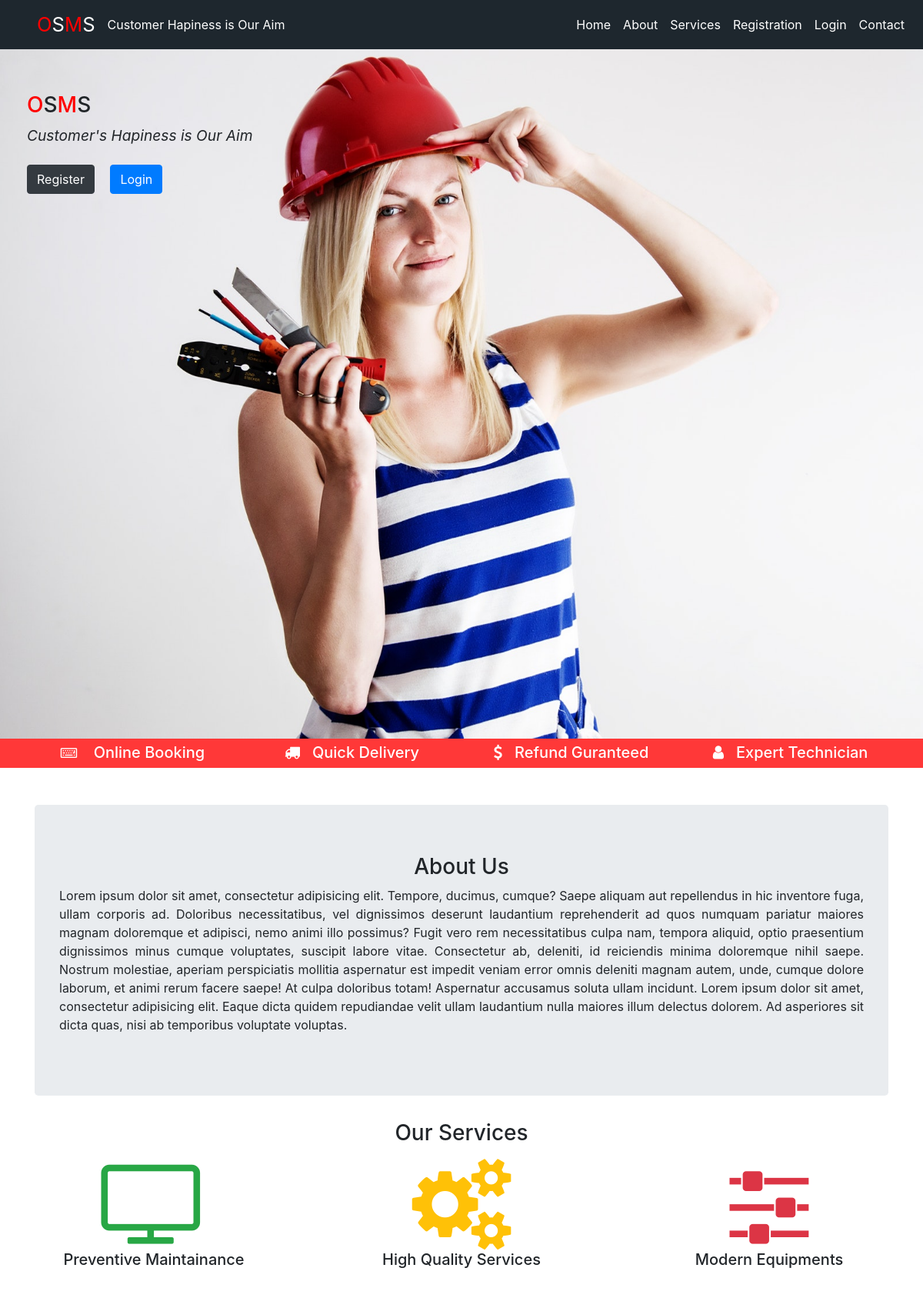
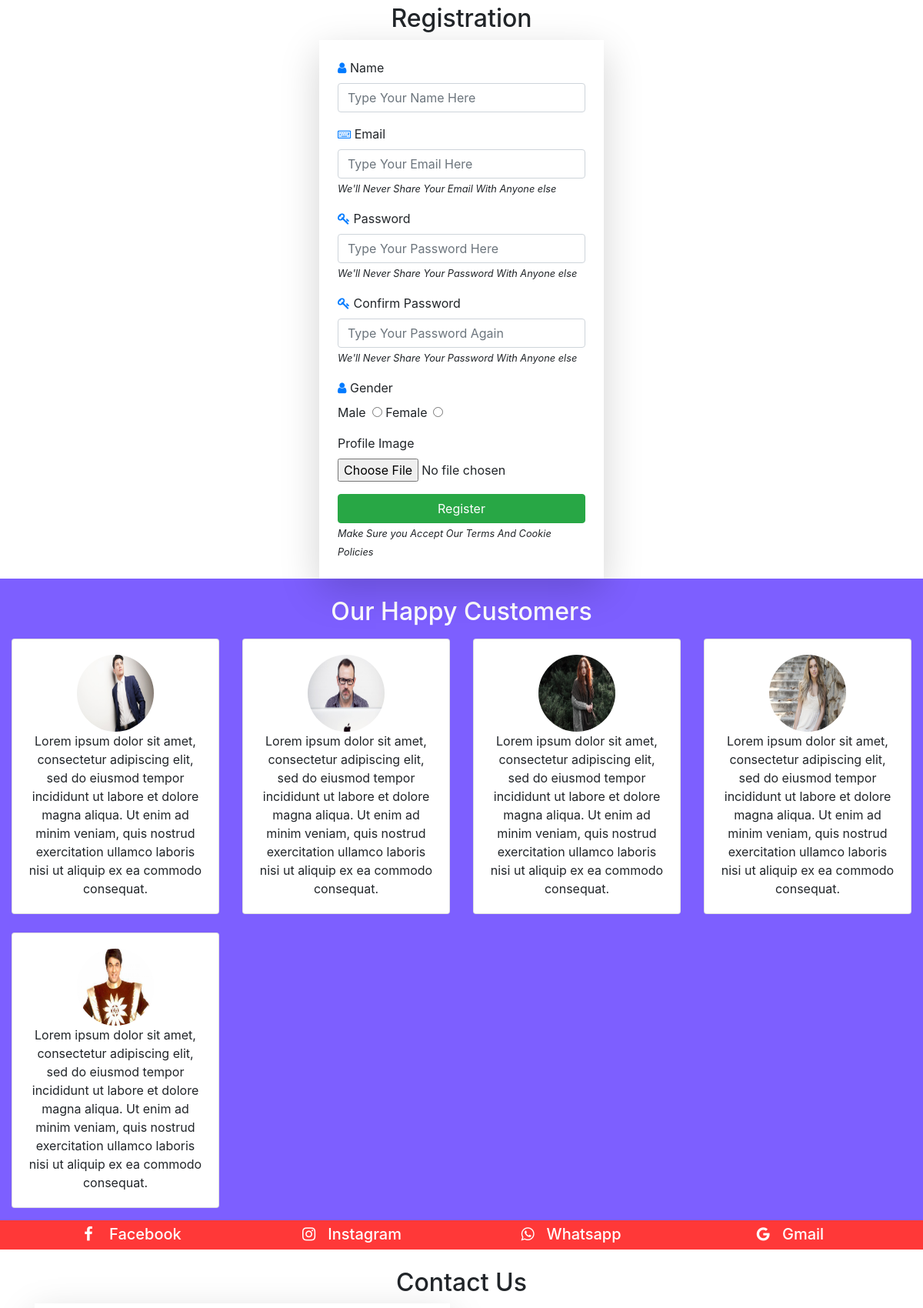
The page / (upper part) on the database its author committed (2 pictures, top to bottom).
### tables this page shows
CREATE TABLE `feedback_tb` (
  `rId` int(10) NOT NULL,
  `rFeedback` text NOT NULL,
  `rEmail` varchar(90) NOT NULL
);

CREATE TABLE `userregistration_tb` (
  `rId` int(10) NOT NULL,
  `rName` varchar(60) NOT NULL,
  `rEmail` varchar(60) NOT NULL,
  `rPass` varchar(60) NOT NULL,
  `rConPass` varchar(60) NOT NULL,
  `rGender` varchar(60) NOT NULL,
  `rImage` varchar(255) NOT NULL
);

### index.php (the view, shortened to what this page needs)
<!doctype html>
<html lang="en">
<head>
<link rel="stylesheet" href="https://stackpath.bootstrapcdn.com/bootstrap/4.5.2/css/bootstrap.min.css">
</head>
<link rel="stylesheet" href="https://cdnjs.cloudflare.com/ajax/libs/font-awesome/4.7.0/css/font-awesome.min.css">
<link rel="stylesheet" href="style.css">
<body>
<div class="navbar navbar-expand-lg navbar-dark fixed-top pl-5"
style="background-color:#1e272e;">
<a href="index.php" class="navbar-brand">
<span class="brand">O</span>S<span class="brand">M</span>S</a>
<span class="navbar-text text-white">Customer Hapiness is Our Aim</span>
<div class="collapse navbar-collapse" id="myMenu">
<ul class="navbar-nav ml-auto">
<li class="nav-item"><a href="" class="nav-link text-white">Home</a></li>
<li class="nav-item"><a href="" class="nav-link text-white">About</a></li>
<li class="nav-item"><a href="" class="nav-link text-white">Services</a></li>
<li class="nav-item"><a href="" class="nav-link text-white">Registration</a></li>
<li class="nav-item"><a href="Requester/requesterlogin.php" class="nav-link text-white">Login</a></li>
<li class="nav-item"><a href="" class="nav-link text-white">Contact</a></li>
</ul>
</div>
</div>
<div class="container-fluid back-image">
<div style="padding-top:120px; padding-left:20px;">
<h3><span class="brand">O</span>S<span class="brand">M</span>S</h3>
<big class="font-italic">Customer's Hapiness is Our Aim</big> <br><br>
<a href="" class="btn btn-dark mr-3">Register</a>
<a href="Requester/requesterlogin.php" class="btn btn-primary">Login</a>
</div>
</div>
<div class="footer hide" style="height:auto; background-color:#ff3838;">
<div class="container">
<div class="row text-center">
<div class="col-sm-3">
<h5 class="text-white"> <i class="fa fa-keyboard-o mr-3 pt-2"></i> Online Booking</h5>
</div>
<div class="col-sm-3">
<h5 class="text-white"><i class="fa fa-truck mr-2 mr-3 pt-2"></i>Quick Delivery</h5>
</div>
<div class="col-sm-3">
<h5 class="text-white"><i class="fa fa-dollar mr-3  pt-2"></i>Refund Guranteed</h5>
</div>
<div class="col-sm-3">
<h5 class="text-white"><i class="fa fa-user mr-3  pt-2"></i>Expert Technician</h5>
</div>
</div>
</div>
</div>
<div class="container mt-5">
<div class="jumbotron">
<h3 class="text-center">About Us</h3>
<p class="text-justify">Lorem ipsum dolor sit amet, consectetur adipisicing elit. Tempore, ducimus, cumque? Saepe aliquam aut repellendus in hic inventore fuga, ullam corporis ad. Doloribus necessitatibus, vel dignissimos deserunt laudantium reprehenderit ad quos numquam pariatur maiores magnam doloremque et adipisci, nemo animi illo possimus? Fugit vero rem necessitatibus culpa nam, tempora aliquid, optio praesentium dignissimos minus cumque voluptates, suscipit labore vitae. Consectetur ab, deleniti, id reiciendis minima doloremque nihil saepe. Nostrum molestiae, aperiam perspiciatis mollitia aspernatur est impedit veniam error omnis deleniti magnam autem, unde, cumque dolore laborum, et animi rerum facere saepe! At culpa doloribus totam! Aspernatur accusamus soluta ullam incidunt.
Lorem ipsum dolor sit amet, consectetur adipisicing elit. Eaque dicta quidem repudiandae velit ullam laudantium nulla maiores illum delectus dolorem. Ad asperiores sit dicta quas, nisi ab temporibus voluptate voluptas.
</p>
</div>
</div>
<div class="container-fluid mb-5">
<h3 class="text-center">Our Services</h3>
<div class="row text-center mt-2">
<div class="col-sm-4 mt-2">
<i class="fa fa-tv text-success" style="font-size:120px;"></i><br>
<h5>Preventive Maintainance</h5>
</div>
<div class="col-sm-4 mt-2">
<i class="fa fa-cogs text-warning" style="font-size:120px;"></i><br>
<h5>High Quality Services</h5>
</div>
<div class="col-sm-4 mt-2">
<i class="fa fa-sliders text-danger" style="font-size:120px;"></i><br>
<h5>Modern Equipments</h5>
</div>
</div>
</div>
<?php
include('userregistration.php');
?>
<?php
$sql="SELECT rFeedback,rImage FROM feedback_tb f,userregistration_tb u WHERE f.rEmail=u.rEmail";
$result=mysqli_query($conn,$sql);
?>
<?php
if(mysqli_num_rows($result)>0)
{
echo'<div class="container-fluid" style="background-color:#7d5fff; height:auto;">
<h2 class="text-center pt-4 text-white"><span>Our Happy Customers</span></h2>';
echo'<div class="row">';
while($row=mysqli_fetch_assoc($result))
{
echo'<div class="col-lg-3 col-md-6 mt-2 mb-3">';
echo'<div class="card text-center">';
echo'<div class="card-body">';
echo'<img src="images/'.$row['rImage'].'" style="height:100px; width:100px; border-radius:50px;"><br>';
echo'<div class="card-text">'.$row['rFeedback'].'</div>';
echo'</div>';
echo'</div>';
echo'</div>';
}
echo'</div>';
echo'</div>';
}
?>
<div class="footer hide" style="height:auto; background-color:#ff3838;">
<div class="container">
<div class="row text-center">
<div class="col-sm-3">
<h5 class="text-white"> <i class="fa fa-facebook mr-3 pt-2"></i> Facebook</h5>
</div>
<div class="col-sm-3">
<h5 class="text-white"><i class="fa fa-instagram mr-3 pt-2"></i>Instagram</h5>
</div>
<div class="col-sm-3">
<h5 class="text-white"><i class="fa fa-whatsapp mr-3  pt-2"></i>Whatsapp</h5>
</div>
<div class="col-sm-3">
<h5 class="text-white"><i class="fa fa-google mr-3  pt-2"></i>Gmail</h5>
</div>
</div>
</div>
</div>
<div class="container mt-4">
<h2 class="text-center">Contact Us</h2>
<div class="row">
<div class="col-sm-6">
 <form action="" method="POST" class="shadow-lg p-4">
</form>
</div>
<div class="col-sm-4 hide">
</div>
</div>
</div>
</body>
</html>

### style.css (style rules this page uses)
.navbar-brand { font-size:1.6em; }
.brand { color:red; }
.back-image { background-image:url("images/Banner1.jpeg"); background-repeat:no-repeat; background-position:center center; background-size:cover; height:120vh; }

### rows shown on the page
feedback_tb: userregistration_tb.rImage (picture), rFeedback "Lorem ipsum dolor sit amet, consectetur adipiscing elit, sed do eiusmod tempor incididunt ut labore et dolore magna aliqua. Ut enim ad minim veniam, quis nostrud exercitation ullamco laboris nisi ut aliquip ex ea commodo consequat."
feedback_tb: userregistration_tb.rImage (picture), rFeedback "Lorem ipsum dolor sit amet, consectetur adipiscing elit, sed do eiusmod tempor incididunt ut labore et dolore magna aliqua. Ut enim ad minim veniam, quis nostrud exercitation ullamco laboris nisi ut aliquip ex ea commodo consequat."
feedback_tb: userregistration_tb.rImage (picture), rFeedback "Lorem ipsum dolor sit amet, consectetur adipiscing elit, sed do eiusmod tempor incididunt ut labore et dolore magna aliqua. Ut enim ad minim veniam, quis nostrud exercitation ullamco laboris nisi ut aliquip ex ea commodo consequat."
feedback_tb: userregistration_tb.rImage (picture), rFeedback "Lorem ipsum dolor sit amet, consectetur adipiscing elit, sed do eiusmod tempor incididunt ut labore et dolore magna aliqua. Ut enim ad minim veniam, quis nostrud exercitation ullamco laboris nisi ut aliquip ex ea commodo consequat."
feedback_tb: userregistration_tb.rImage (picture), rFeedback "Lorem ipsum dolor sit amet, consectetur adipiscing elit, sed do eiusmod tempor incididunt ut labore et dolore magna aliqua. Ut enim ad minim veniam, quis nostrud exercitation ullamco laboris nisi ut aliquip ex ea commodo consequat."
